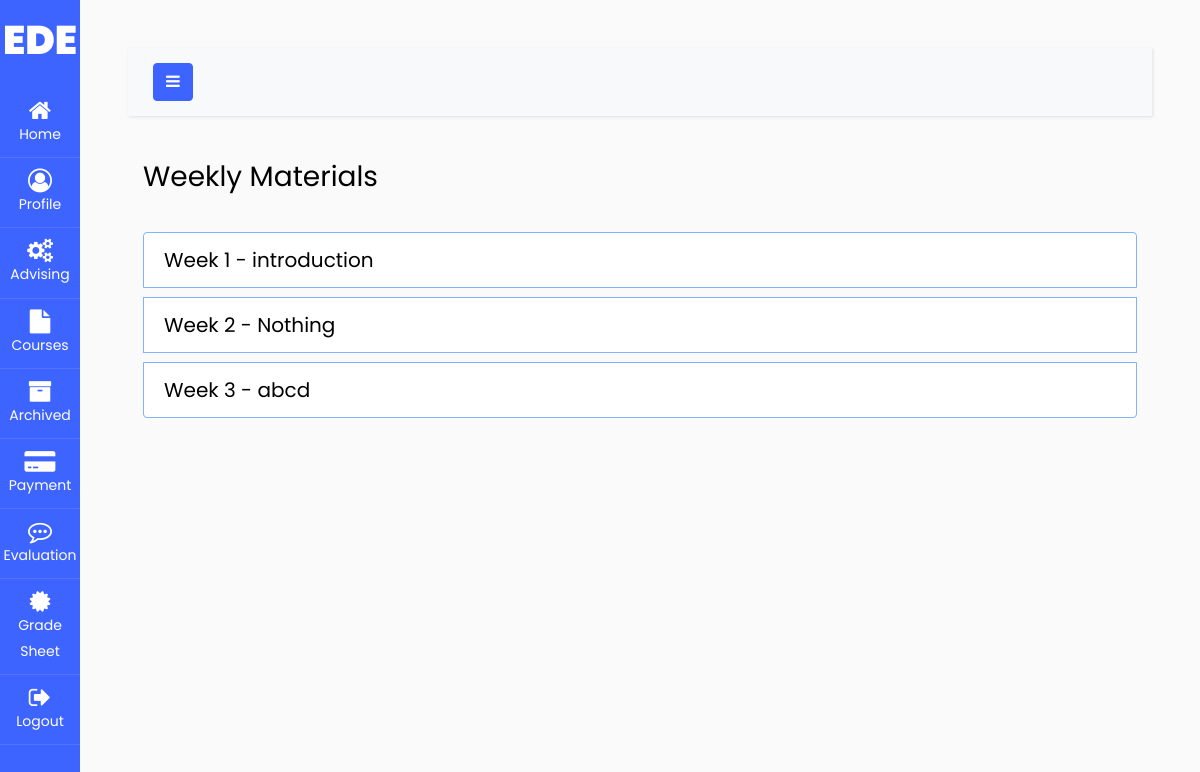
Screenshot of /student-course-sec-map/CSE470-01/ (signed in) with the database file from the repository.
### courses/models.py (models this page shows)
class WeeklyMaterials(models.Model):
    week = models.CharField(max_length=20, primary_key=True)
    week_no = models.IntegerField(default=0)
    title = models.CharField(max_length=100)
    faculty = models.ForeignKey(FACULTY, on_delete=models.CASCADE)
    course = models.ForeignKey(Course, on_delete=models.CASCADE)
    section = models.ForeignKey(CourseSections, on_delete=models.CASCADE)
    videos_link = models.CharField(max_length=1000)
    slides_link = models.CharField(max_length=1000)
    def __str__(self):
        return (
            self.faculty.user.username
            + " - "
            + self.course.course_id
            + " - "
            + self.section.section_id
            + " - "
            + str(self.week)
        )

### courses/views.py (the view)
@login_required(login_url="login")
def studentCourseSecMap(request, section_id):
    section = CourseSections.objects.get(section_id=section_id)
    course = Course.objects.get(course_id=section.course.course_id)
    student = STUDENT.objects.get(user=request.user)
    weeks = WeeklyMaterials.objects.filter(section=section)
    print(weeks)
    print(section_id, "************")
    return render(
        request,
        "courses/student_course_map.html",
        {
            "weeks": weeks,
        },
    )

### templates/courses/student_course_map.html (shortened to what this page needs)
{% extends "student/navbar.html" %}
{% block content %}
<div class="container">
    <h3 class="mb-4">Weekly Materials</h3>
    <ul class="list-group">
        {% for week in weeks %}
        <li class="list-group-item"
            style="border-width: 1px; border-style: solid; border-color: #7fb2ff; margin-top: 10px;">
            <a href="weeklyMaterial/{{week.week}}">
                <h5 class="mb-0">Week {{week.week_no}} - {{week.title}}</h5>
            </a>
        </li>
        {% endfor %}
    </ul>
</div>
{% endblock %}

### templates/courses/student_course_map.html (style rules this page uses)
.list-group-item { border: none; border-radius: 0; }
.container { margin-top: 20px; }

### rows the page displays
WeeklyMaterials: week_no "1", title "introduction"
WeeklyMaterials: week_no "2", title "Nothing"
WeeklyMaterials: week_no "3", title "abcd"
